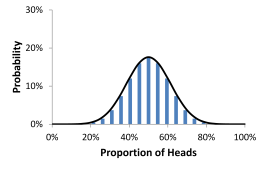
#> input picture stimuli/binomial_example_2.png, 266 x 169 px, given in place of binomial_solid_full_00.png, which was not available
$ python 'shrink images.py'
#> lines starting #> are read from the running program, lines starting #| are printed output that depends on the picture; pictures that were not available may be replaced by others from this repository, and a replacement may not be noted
import os, Image, random

def scrambleImage( im ) :
    image_width = im.size[0]
    image_height = im.size[1]
    tile_width  = 10
    tile_height = 10
    currentx    = 0
    currenty    = 0
    tile_list   = []
    while currenty < image_height :
        while currentx < image_width :
            tile = im.crop( (currentx,currenty,currentx+tile_width,currenty+tile_height) )
            tile_list.append( tile )
            currentx += tile_width
        currenty += tile_height
        currentx = 0
    random.shuffle( tile_list )
    blank = Image.new( "RGB", ( image_width, image_height ) )
    currentx = 0
    currenty = 0
    while currenty + tile_height <= image_height :
        while currentx + tile_width <= image_width :
            blank.paste( tile_list.pop(), (currentx,currenty) )
            currentx += tile_width
        currenty += tile_height
        currentx = 0
    return blank

for fn in [ 'binomial_solid_full_00.png', 'binomial_solid_full_01.png', 'binomial_solid_full_02.png', 'binomial_solid_full_10.png', 'binomial_solid_full_11.png', 'binomial_solid_full_12.png', 'binomial_solid_full_20.png', 'binomial_solid_full_21.png', 'binomial_solid_full_22.png', 'binomial_together_00.png', 'binomial_together_01.png', 'binomial_together_02.png', 'binomial_together_10.png', 'binomial_together_11.png', 'binomial_together_12.png', 'binomial_together_20.png', 'binomial_together_21.png', 'binomial_together_22.png', 'power_solid_full_00.png', 'power_solid_full_01.png', 'power_solid_full_02.png', 'power_solid_full_10.png', 'power_solid_full_11.png', 'power_solid_full_12.png', 'power_solid_full_20.png', 'power_solid_full_21.png', 'power_solid_full_22.png', 'power_together_00.png', 'power_together_01.png', 'power_together_02.png', 'power_together_10.png', 'power_together_11.png', 'power_together_12.png', 'power_together_20.png', 'power_together_21.png', 'power_together_22.png' ]:
    im = Image.open( fn )
#> im is the input picture: PIL image 266x169 RGB; mean R, G, B 242.1, 243.6, 245.4
    for i in range(0,10,1) :
        scrambled_im = scrambleImage( im )
        scrambled_im.save( "scrambled_"+str(i)+"_"+fn )
#> this loop made 10 passes
#> pass 1, `scrambled_im = scrambleImage( im )`:
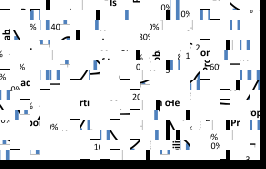
#> scrambled_im: PIL image 266x169 RGB; mean R, G, B 219.7, 221, 222.7
#> pass 2, `scrambled_im = scrambleImage( im )`:
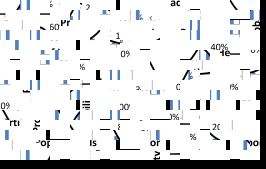
#> scrambled_im: PIL image 266x169 RGB; mean R, G, B 220.4, 221.6, 223.1
#> pass 3, `scrambled_im = scrambleImage( im )`:
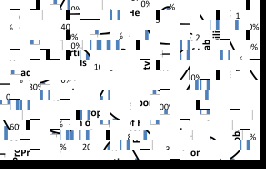
#> scrambled_im: PIL image 266x169 RGB; mean R, G, B 218.5, 219.9, 221.7
#> after the loop:
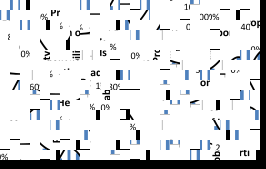
#> scrambled_im: PIL image 266x169 RGB; mean R, G, B 218.8, 220.2, 221.8
#> pass 2 of the loop `for fn in [ 'binomial_solid_full_00.png', 'binomial_solid_full_01.png'..`:
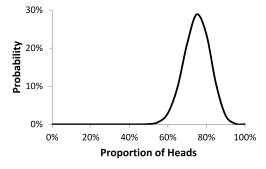
#> input picture stimuli/binomial_example_4.png, 266 x 169 px, given in place of binomial_solid_full_01.png, which was not available
#> im is the input picture: PIL image 266x169 RGB; min 0, max 255, mean 246.6
#> the loop `for i in range(0,10,1) :` made 10 passes
#> pass 1, `scrambled_im = scrambleImage( im )`:
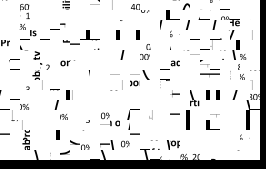
#> scrambled_im: PIL image 266x169 RGB; min 0, max 255, mean 223.7
#> after the loop `for i in range(0,10,1) :`:
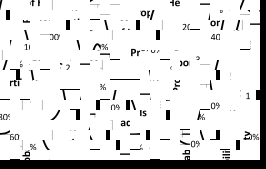
#> scrambled_im: PIL image 266x169 RGB; min 0, max 255, mean 223.3
#> (the run stopped early here; a loop or call above may not have finished)
